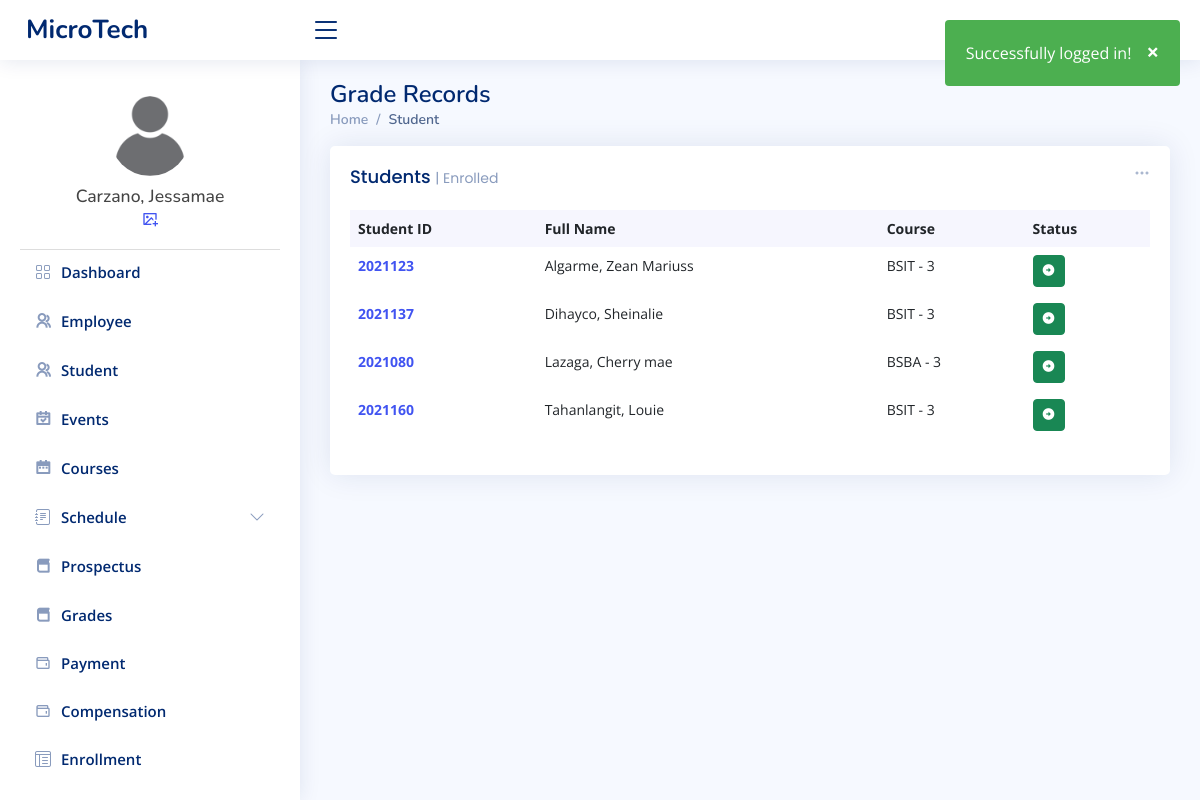
/admin/grade.php (signed in), run on an earlier commit of the app's database.
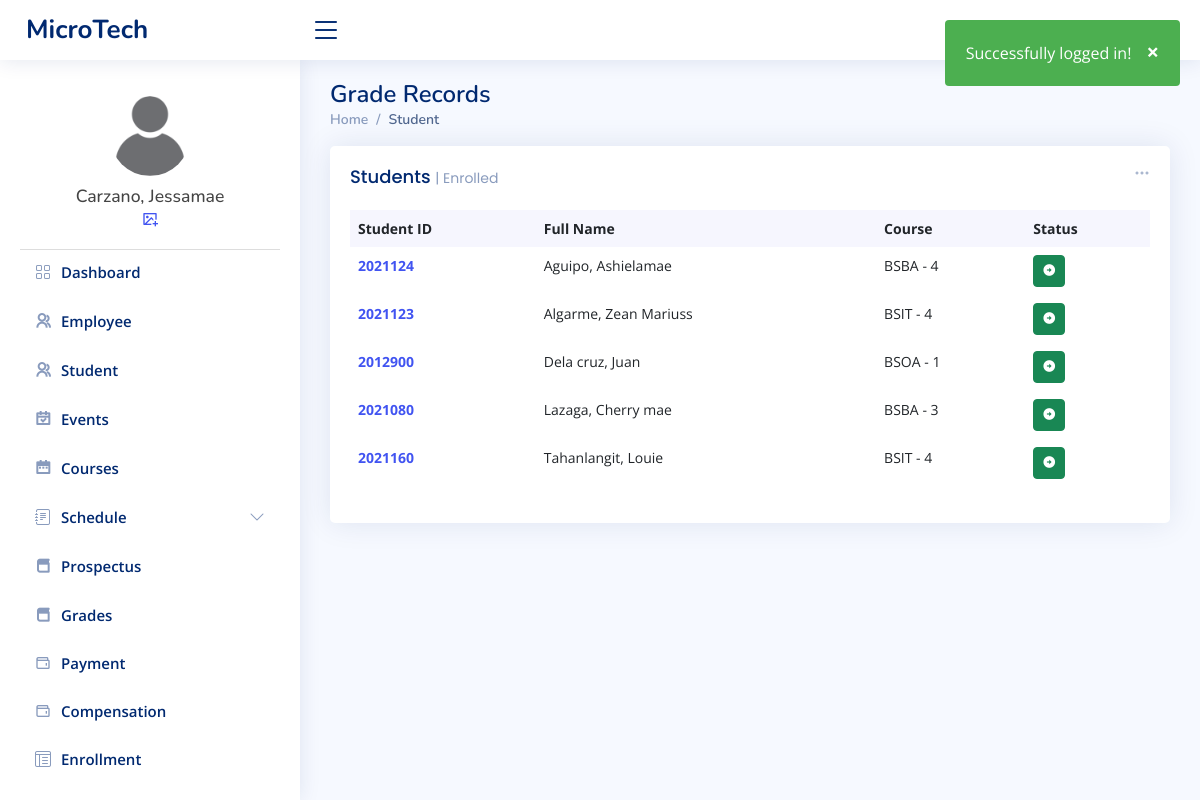
And on a later commit of the database.
### tables this page shows
CREATE TABLE `tbl_students` (
  `studentID` int(20) NOT NULL,
  `user_id` int(20) NOT NULL,
  `lname` varchar(50) NOT NULL,
  `fname` varchar(50) NOT NULL,
  `middleInitial` varchar(10) NOT NULL,
  `Suffix` varchar(15) NOT NULL,
  `course` varchar(50) NOT NULL,
  `year` int(10) NOT NULL,
  `contact` varchar(20) NOT NULL,
  `gender` varchar(10) NOT NULL,
  `bdate` varchar(50) NOT NULL,
  `pob` text NOT NULL,
  `email` varchar(50) NOT NULL,
  `major` varchar(50) NOT NULL,
  `nationality` varchar(20) NOT NULL,
  `civilStatus` varchar(20) NOT NULL,
  `religion` varchar(20) NOT NULL,
  `modality` varchar(20) NOT NULL,
  `fb` varchar(30) NOT NULL,
  `curAddress` varchar(200) NOT NULL,
  `cityAdd` varchar(200) NOT NULL,
  `zipcode` varchar(30) NOT NULL,
  `fatherName` varchar(50) NOT NULL,
  `fwork` varchar(50) NOT NULL,
  `motherName` varchar(50) NOT NULL,
  `mwork` varchar(50) NOT NULL,
  `primarySchool` varchar(100) NOT NULL,
  `primaryAddress` text NOT NULL,
  `primaryCompleted` varchar(30) NOT NULL,
  `entermediateSchool` varchar(100) NOT NULL,
  `entermediateAddress` text NOT NULL,
  `entermediateCompleted` varchar(30) NOT NULL,
  `hsSchool` varchar(100) NOT NULL,
  `hsAddress` text NOT NULL,
  `hsCompleted` varchar(30) NOT NULL,
  `shSchool` varchar(100) NOT NULL,
  `shAddress` text NOT NULL,
  `shCompleted` varchar(30) NOT NULL,
  `collegeSchool` varchar(100) NOT NULL,
  `collegeAddress` text NOT NULL,
  `collegeCompleted` varchar(30) NOT NULL,
  `user_image` varchar(50) NOT NULL
);

### admin/grade.php (the view, shortened to what this page needs)
<?php
include_once "../templates/header.php";
?>
<main id="main" class="main">
  <div class="pagetitle">
    <h1> Grade Records</h1>
    <nav>
      <ol class="breadcrumb">
        <li class="breadcrumb-item"><a href="index.php">Home</a></li>
        <li class="breadcrumb-item active">Student</li>
      </ol>
    </nav>
  </div>
  <section class="section dashboard">
    <div class="row">
      <div class="col-lg-12">
        <div class="row">
          <div class="col-12">
            <div class="card recent-sales overflow-auto">
              <div class="filter">
                <a class="icon" href="#" data-bs-toggle="dropdown"><i class="bi bi-three-dots"></i></a>
              </div>
              <div class="card-body">
                <h5 class="card-title">Students <span>| Enrolled</span></h5>
                <table class="table table-borderless datatable">
                  <thead>
                    <tr>
                      <th scope="col">Student ID</th>
                      <th scope="col">Full Name</th>
                      <th scope="col">Course</th>
                      <th scope="col">Status</th>
                    </tr>
                  </thead>
                  <tbody>
                    <?php
                    $database = new Connection();
                    $db = $database->open();
                    try {
                      $sql = 'SELECT * FROM tbl_students ORDER BY lname ASC';
                      foreach ($db->query($sql) as $row) {
                    ?>
                        <tr>
                          <th scope="row"><a href="student_profile-grade.php?studentID=<?php echo htmlspecialchars($student["studentID"]); ?>"><?php echo htmlspecialchars($row["studentID"]); ?></a></th>
                          <td><?php echo htmlspecialchars($row["lname"]) . ", " . htmlspecialchars($row["fname"]); ?></td>
                          <td><?php echo htmlspecialchars($row["course"]) . " - " . htmlspecialchars($row["year"]); ?></td>
                          <td>
                            <form action="student_profile.php" method="post">
                              <button type="submit" class="btn btn-sm btn-success" name="submit"><i class="ri-arrow-right-circle-fill"></i></button>
                            </form>
                          </td>
                        </tr>
                    <?php
                      }
                    } catch (PDOException $e) {
                      echo "There is some problem in connection: " . htmlspecialchars($e->getMessage());
                    }
                    ?>
                  </tbody>
                </table>
              </div>
            </div>
          </div>
        </div>
      </div>
    </div>
  </section>
</main>
<?php
include_once "../templates/footer.php";
?>

What changed in the data, as far as the page shows it:
removed tbl_students: studentID "2021137", lname "Dihayco", fname "Sheinalie", course "BSIT", year "3"
added tbl_students: studentID "2021124", lname "Aguipo", fname "Ashielamae", course "BSBA", year "4"
changed tbl_students "Algarme": year "3" → "4"
added tbl_students: studentID "2012900", lname "Dela cruz", fname "Juan", course "BSOA", year "1"
changed tbl_students "Tahanlangit": year "3" → "4"
